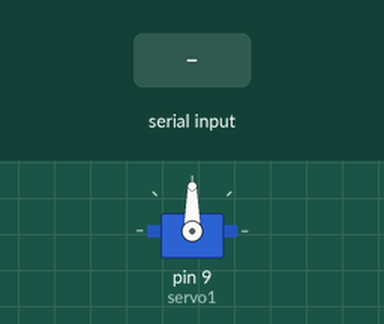
Simulated run of this sketch. Board: Arduino Uno, built with avr-gcc and run on an emulated ATmega328P. On the bench: servo. The test bench sets the inputs (shaded band). What the sketch prints to the serial monitor is not drawn.

Above: at 1.2 s.
1.3 s: "30,150\n" received over Serial
At 2.1 s:
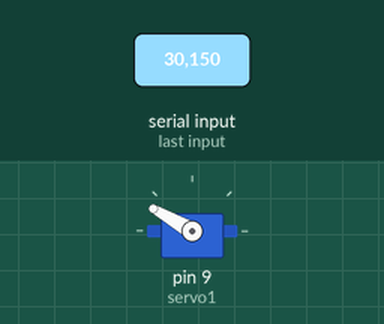
At 3.5 s:
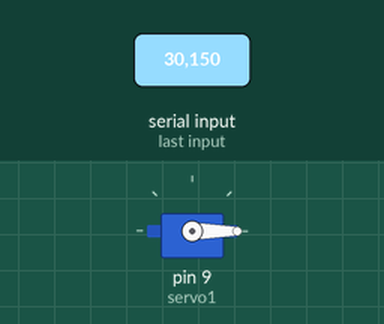
3.8 s: "90,45\n" received over Serial
At 4.2 s:
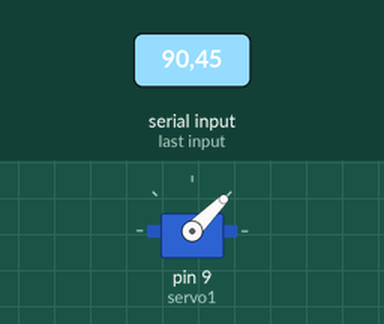
Timing chart, 0 to 6.8 s (numbered marks = the images above; inputs shaded):
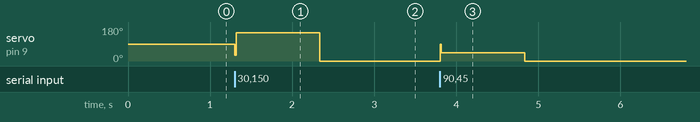

The sketch:

servo_motor_with_serial_monitor_input.ino
```cpp
#include <Servo.h>

Servo servo1;
long num,rem;

void setup()
{
 servo1.attach(9);
Serial.begin(9600);
Serial.print("Enter Position = ");
}

void loop()
{
  while(Serial.available()>0)
  {
  num= Serial.parseInt();
  Serial.print(num);
  Serial.println(" degree");
  Serial.print("Enter Position = ");
   if(num>180)
      {
      num=num%180;
      }
  servo1.write(num);
  delay(15);
}
}
```

Measured:
- after the input at 1.3 s, servo on pin 9 (servo1): 90° → 150° at once, → 0° 1.0 s later
- after the input at 3.8 s, servo on pin 9 (servo1): 0° → 45° at once, → 0° 1.0 s later
